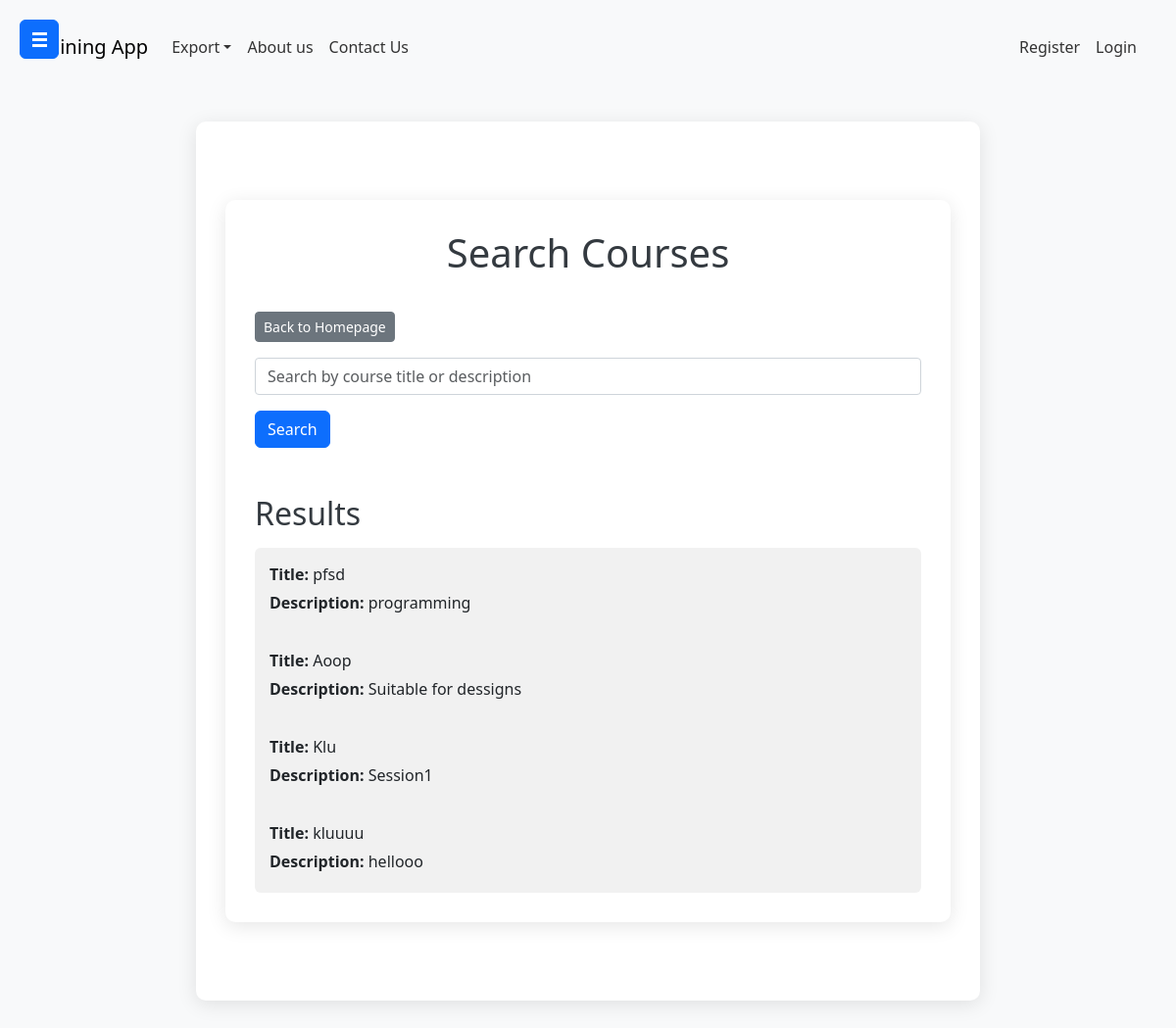
The app's page /search_courses/ with its own data.
### adminapp/models.py (models this page shows, shortened)
class Course(models.Model):
    title = models.CharField(max_length=255)
    description = models.TextField()
    category = models.ForeignKey(Category, on_delete=models.CASCADE)
    prerequisites = models.TextField(null=True, blank=True)
    start_date = models.DateField()
    end_date = models.DateField(null=True, blank=True)
    is_active = models.BooleanField(default=True)
    created_by = models.ForeignKey(User, on_delete=models.CASCADE)

### adminapp/views.py (the view)
# urls.py: path('search_courses/', views.search_course, name='search_courses'),
def search_course(request):
    query = request.GET.get('query', '')
    courses = Course.objects.filter(title__icontains=query)
    context = {
        'courses': courses,
        'query': query,
    }
    return render(request, 'adminapp/search_courses.html', context)

### template/adminapp/search_courses.html (shortened to what this page needs)
{% extends 'Navbar/navbar.html' %}
{% load static %}
{% block body %}
<head>
    <link href="https://cdn.jsdelivr.net/npm/bootstrap@5.3.3/dist/css/bootstrap.min.css" rel="stylesheet">
</head>
<body>
    <div class="container">
        <h1 class="text-center">Search Courses</h1>
        <a href="{% url 'adminapp:projecthomepage' %}" class="btn btn-secondary btn-sm mb-3">Back to Homepage</a>
        <form method="get" action="{% url 'adminapp:search_courses' %}">
            <div class="mb-3">
                <input type="text" class="form-control" name="query" placeholder="Search by course title or description" value="{{ query }}">
            </div>
            <button type="submit" class="btn btn-primary">Search</button>
        </form>
        <h2 class="mt-5">Results</h2>
        {% if courses %}
            <ul class="list-group">
                {% for course in courses %}
                    <li class="list-group-item">
                        <div class="course-info"><strong>Title:</strong> {{ course.title }}</div>
                        <div class="course-info"><strong>Description:</strong> {{ course.description }}</div>
                    </li>
                {% endfor %}
            </ul>
        {% else %}
            <p class="no-results">No courses found.</p>
        {% endif %}
    </div>
</body>
{% endblock %}

### template/Navbar/navbar.html (style rules this page uses)
body { margin: 0; }

### template/adminapp/search_courses.html (style rules this page uses)
body { background-color: #f8f9fa; font-family: 'Segoe UI', Tahoma, Geneva, Verdana, sans-serif; color: #343a40; }
h1, h2 { margin-bottom: 1rem; }
.container { max-width: 800px; margin: 50px auto; border-radius: 10px; box-shadow: 0 4px 20px rgba(0, 0, 0, 0.1); background-color: #ffffff; padding: 30px; }
.list-group-item { border: none; padding: 15px; background-color: #f1f1f1; transition: background-color 0.3s, transform 0.2s; }
.form-control { border-radius: 0.25rem; border: 1px solid #ced4da; box-shadow: none; }
.course-info { margin-bottom: 5px; }
.btn-secondary { margin-top: 20px; }

### records on screen
Course: title "pfsd", description "programming"
Course: title "Aoop", description "Suitable for dessigns"
Course: title "Klu", description "Session1"
Course: title "kluuuu", description "hellooo"
